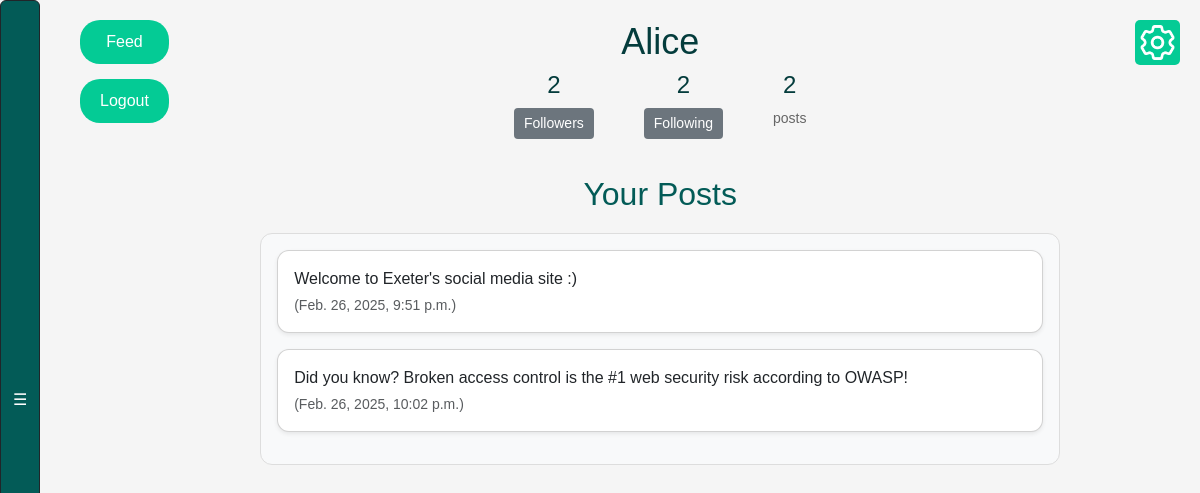
The app's page /home/ (signed in) with its own data.
### webapp/models.py (models this page shows, shortened)
class Profile(models.Model):
    user = models.OneToOneField(User, on_delete=models.CASCADE)
    follows = models.ManyToManyField(
        "self",
        related_name="followed_by",
        symmetrical=False,
        blank=True
    )
    private = models.BooleanField(default=False)
    def create_profile(sender, instance, created, **kwargs):
        if created:
            user_profile = Profile(user=instance)
            user_profile.save()
            user_profile.follows.set([instance.profile.id])
            user_profile.save()
    post_save.connect(create_profile, sender=User)

class Post(models.Model):
    user = models.ForeignKey(
        User, related_name="posts", on_delete=models.DO_NOTHING
    )
    body = models.CharField(max_length=140)
    created_at = models.DateTimeField(auto_now_add=True)

### webapp/views.py (the view, shortened to what this page needs)
# urls.py: path('home/', views.home_view, name='home'),
@login_required
def home_view(request):
    profile = Profile.objects.get(user=request.user)
    role = request.COOKIES.get("role", "user")  # Default to "user"
    flag_ex2 = None
    FLAG_API_URL = "https://api-dvwa.onrender.com/api/get_flag"
    return render(request, "home.html", {"profile": profile, "role": role, "flag_ex2": flag_ex2})

### webapp/templates/home.html (shortened to what this page needs)
{% load static %}
<!DOCTYPE html>
<html lang="en">
<head>
    <link href="https://cdn.jsdelivr.net/npm/bootstrap@5.3.0-alpha1/dist/css/bootstrap.min.css" rel="stylesheet">
    <link rel="stylesheet" href="{% static 'css/style.css' %}">
</head>
<body>
    {% include 'exercise_bar.html' %}
    <div class="top-buttons">
        <a href="{% url 'feed' %}" class="btn-top">Feed</a>
        <a href="{% url 'logout' %}" class="btn-top">Logout</a>
    </div>
    <div class="settings-container">
        <a href="{% url 'user_settings' %}">
            <img src="{% static 'images/setting.png' %}" alt="Settings icon" class="settings-icon">
        </a>
    </div>
    <div class="main-content">
        <div class="profile-header text-center">
            <h1>{{ user.username }}</h1>
            <div class="stats">
                <div>
                    <h4>{{ profile.followed_by.count }}</h4>
                    <a href="{% url 'followers' profile.pk %}" class="btn btn-profile">Followers</a>
                </div>
                <div>
                    <h4>{{ profile.follows.count }}</h4>
                    <a href="{% url 'following' profile.pk %}" class="btn btn-profile">Following</a>
                </div>
                <div>
                    <h4>{{ user.posts.count }}</h4>
                    <p>posts</p>
                </div>
            </div>
        </div>
        <div class="posts-container">
            <h2 class="text-center">Your Posts</h2>
            <div class="posts-scrollable overflow-auto p-3">
                {% for post in profile.user.posts.all %}
                <div class="post card shadow-sm p-3 mb-3">
                    <p class="mb-1">{{ post.body }}</p>
                    <p class="text-muted small">({{ post.created_at }})</p>
                </div>
                {% empty %}
                <p class="text-center">No posts yet.</p>
                {% endfor %}
            </div>
        </div>
</body>
</html>

### webapp/static/css/style.css (style rules this page uses)
body { background-color: #f5f5f5; font-family: 'Nunito', sans-serif; margin: 0; display: flex; height: 100vh; overflow-y: auto; }
.main-content { margin-left: 80px; padding: 20px; flex-grow: 1; display: flex; flex-direction: column; align-items: center; transition: margin-left 0.3s ease; }
.top-buttons { position: fixed; text-align: center; flex-direction: column; top: 20px; left: 80px; display: flex; gap: 15px; transition: left 0.3s ease; }
.btn-feed, .btn-top { text-decoration: none; background-color: #04cb95; color: white; border: none; padding: 10px 20px; border-radius: 20px; font-size: 16px; cursor: pointer; }
.settings-container { position: fixed; top: 20px; right: 20px; z-index: 100; background-color: #04cb95; padding: 5px; border-radius: 5px; }
.settings-icon { width: 35px; height: 35px; filter: invert(100%); }
.profile-header { text-align: center; margin-bottom: 30px; }
.profile-header h1 { font-size: 36px; color: #043c3c; }
.profile-header .stats { display: flex; justify-content: center; gap: 50px; }
.profile-header .stats div { text-align: center; }
.profile-header .stats h4 { font-size: 24px; color: #043c3c; }
.profile-header .stats p { font-size: 14px; color: #666; }
.btn-profile { text-decoration: none; color: #fff; background-color: #6c757d; border: none; padding: 5px 10px; border-radius: 4px; display: inline-block; text-align: center; font-size: 14px; cursor: pointer; }
.posts-container { width: 100%; max-width: 800px; margin: 0 auto; }
.posts-scrollable { max-height: 400px; overflow-y: auto; padding: 15px; border-radius: 12px; background-color: #f8f9fa; border: 1px solid #ddd; }
.post { background-color: white; border-radius: 12px; box-shadow: 0px 4px 10px rgba(0, 0, 0, 0.1); margin-bottom: 15px; transition: transform 0.2s ease-in-out, box-shadow 0.2s ease-in-out; }
.posts-container h2 { color: #035b57; margin-bottom: 20px; text-align: center; }
.post p { margin: 0; word-wrap: break-word; }

### records on screen
Profile: followed_by.count "2", follows.count "2"
Post: body "Welcome to Exeter's social media site :)", created_at "Feb. 26, 2025, 9:51 p.m."
Post: body "Did you know? Broken access control is the #1 web security risk according to OWASP!", created_at "Feb. 26, 2025, 10:02 p.m."

### other values on screen
{{ user.username }} "Alice"
{{ user.posts.count }} "2"
